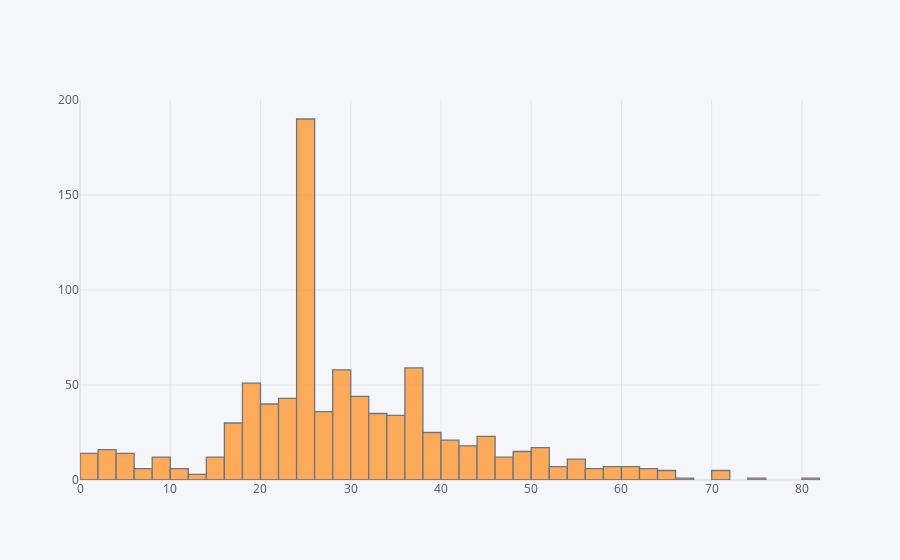

The code cell stored with this chart in its notebook:
### Code cell
train['Age'].iplot(kind='hist',bins=50)

### Figure 1 — Plotly figure (JSON) as saved in the notebook; plotly's stock layout.template omitted (floating-point values rounded to 4 significant figures; data arrays with more than 128 entries replaced by an {"elided": "..."} marker saying what was removed)
{"data": [{"histfunc": "count", "histnorm": "", "marker": {"color": "rgba(255, 153, 51, 1.0)", "line": {"color": "#4D5663", "width": 1.3}}, "name": "Age", "nbinsx": 50, "opacity": 0.8, "orientation": "v", "type": "histogram", "x": {"elided": "891 float values"}}], "layout": {"barmode": "overlay", "legend": {"bgcolor": "#F5F6F9", "font": {"color": "#4D5663"}}, "paper_bgcolor": "#F5F6F9", "plot_bgcolor": "#F5F6F9", "title": {"font": {"color": "#4D5663"}}, "xaxis": {"gridcolor": "#E1E5ED", "showgrid": true, "tickfont": {"color": "#4D5663"}, "title": {"font": {"color": "#4D5663"}, "text": ""}, "zerolinecolor": "#E1E5ED"}, "yaxis": {"gridcolor": "#E1E5ED", "showgrid": true, "tickfont": {"color": "#4D5663"}, "title": {"font": {"color": "#4D5663"}, "text": ""}, "zerolinecolor": "#E1E5ED"}}}
